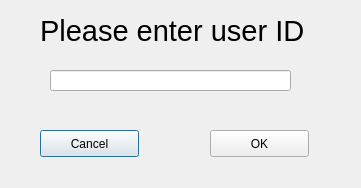
<?xml version="1.0" encoding="UTF-8"?>
<ui version="4.0">
 <class>GetName</class>
 <widget class="QDialog" name="GetName">
  <property name="geometry">
   <rect>
    <x>0</x>
    <y>0</y>
    <width>361</width>
    <height>188</height>
   </rect>
  </property>
  <property name="windowTitle">
   <string>Dialog</string>
  </property>
  <widget class="QLabel" name="label">
   <property name="geometry">
    <rect>
     <x>40</x>
     <y>0</y>
     <width>281</width>
     <height>61</height>
    </rect>
   </property>
   <property name="font">
    <font>
     <pointsize>22</pointsize>
    </font>
   </property>
   <property name="text">
    <string>Please enter user ID</string>
   </property>
  </widget>
  <widget class="QLineEdit" name="lineEdit">
   <property name="geometry">
    <rect>
     <x>50</x>
     <y>70</y>
     <width>241</width>
     <height>21</height>
    </rect>
   </property>
   <property name="text">
    <string/>
   </property>
  </widget>
  <widget class="QPushButton" name="pushButton">
   <property name="geometry">
    <rect>
     <x>40</x>
     <y>130</y>
     <width>99</width>
     <height>27</height>
    </rect>
   </property>
   <property name="text">
    <string>Cancel</string>
   </property>
  </widget>
  <widget class="QPushButton" name="pushButton_2">
   <property name="geometry">
    <rect>
     <x>210</x>
     <y>130</y>
     <width>99</width>
     <height>27</height>
    </rect>
   </property>
   <property name="text">
    <string>OK</string>
   </property>
  </widget>
 </widget>
 <resources/>
 <connections/>
</ui>
